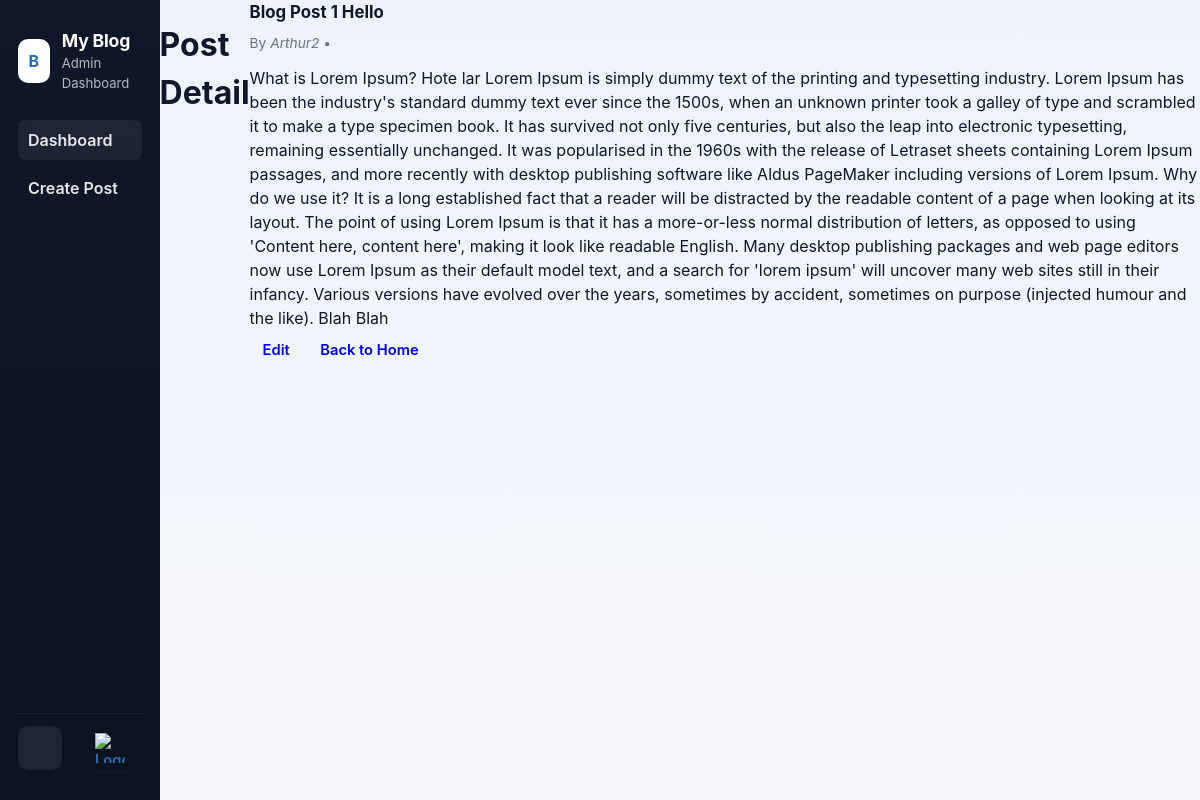
The page /blog/1/show on the database its author committed.
### blog/models.py (models this page shows, shortened)
class Post(models.Model):
    title = models.CharField(max_length=200)
    content = models.TextField()
    author = models.ForeignKey('Author', on_delete=models.CASCADE)
    created_at = models.DateTimeField(auto_now_add=True)
    updated_at = models.DateTimeField(auto_now=True)

class Author(models.Model):
    name = models.CharField(max_length=100)
    user = models.ForeignKey(AUTH_USER_MODEL, on_delete=models.CASCADE)
    address = models.CharField(max_length=250, blank=True)
    dob = models.DateField(null=True, blank=True)
    created_at = models.DateTimeField(auto_now_add=True)
    updated_at = models.DateTimeField(auto_now=True)
    def __str__(self):
        return self.name

### blog/views/post_view.py (the view)
# urls.py: path('<int:post_id>/show', post_view.show, name='blog-post-detail'),
def show(request, post_id):
    post = Post.objects.get(id=post_id)
    data = {
        'title': 'Post Detail',
        'post' : post
    }
    return render(request, 'blog/show.html', data)

### blog/templates/blog/show.html (shortened to what this page needs)
{% extends "blog/base.html" %}
{% block content %}
  <header>
      <h1 class="site-title">{{ title|default:"Post Detail" }}</h1>
  </header>
  <main>
    <article class="post-wrap" role="article" aria-labelledby="post-title">
      <h2 id="post-title" class="post-title">{{ post.title }}</h2>
      <div class="meta">
        <span>By <em>{{ post.author }}</em></span>
        <span aria-hidden="true">•</span>
      </div>
      <div class="content">
        {{ post.content }}
      </div>
      <div class="actions">
        <a class="btn btn-edit" href="/blog/{{ post.id }}/edit">Edit</a>
        <a class="btn btn-secondary" href="/blog/">Back to Home</a>
      </div>
    </article>
  </main>
{% endblock %}

### static/blog/css/style.css (style rules this page uses)
:root { --bg:#f5f7fb; --card:#ffffff; --accent:#2b6cb0; --muted:#6b7280; --radius:12px; --sidebar:#0f172a; --sidebar-contrast:#0b1220; }
* { box-sizing:border-box }
body { margin:0; font-family:Inter,system-ui,Segoe UI,Roboto,Arial; background:linear-gradient(180deg,#eef3fb 0%,var(--bg) 100%); color:#0f172a; -webkit-font-smoothing:antialiased; line-height:1.5; min-height:100vh; display:flex; }
.post-title { margin:0 0 8px 0; font-size:1.05rem; color:#0f172a }
.meta { font-size:0.86rem; color:var(--muted); margin-bottom:12px }
.btn { display:inline-flex; align-items:center; gap:8px; padding:8px 12px; border-radius:8px; text-decoration:none; font-weight:600; font-size:0.92rem; border:1px solid transparent; transition:background .15s ease,transform .12s ease; cursor:pointer; }

### rows shown on the page
Post: title "Blog Post 1 Hello", author "Arthur2", content "What is Lorem Ipsum? Hote lar Lorem Ipsum is simply dummy text of the printing and typesetting industry. Lorem Ipsum has been the industry's standard dummy text ever since the 1500s, when an unknown printer took a galley of type and scrambled it to make a type specimen book. It has survived not only five centuries, but also the leap into electronic typesetting, remaining essentially unchanged. It was popularised in the 1960s with the release of Letraset sheets containing Lorem Ipsum passages, and more recently with desktop publishing software like Aldus PageMaker including versions of Lorem Ipsum. Why do we use it? It is a long established fact that a reader will be distracted by the…"

### other values the page prints
{{ title|default:"Post Detail" }} "Post Detail"
